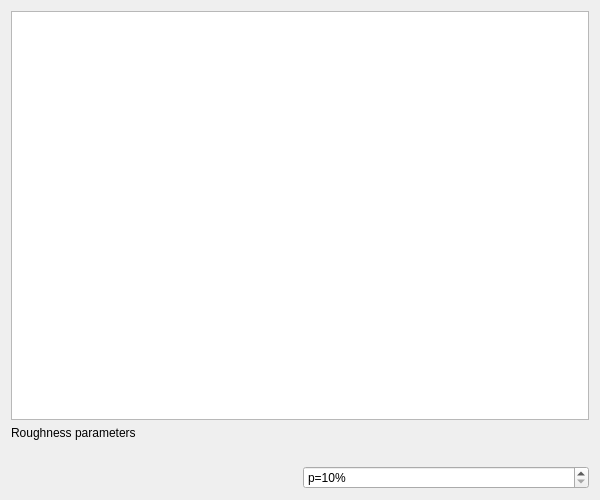
<?xml version="1.0" encoding="UTF-8"?>
<ui version="4.0">
 <class>CrossSectionWindow</class>
 <widget class="QDialog" name="CrossSectionWindow">
  <property name="geometry">
   <rect>
    <x>0</x>
    <y>0</y>
    <width>600</width>
    <height>500</height>
   </rect>
  </property>
  <property name="windowTitle">
   <string>Cross-section</string>
  </property>
  <property name="windowIcon">
   <iconset resource="../ReconstructionResources.qrc">
    <normaloff>:/icons/UI/icons/pencil-ruler.png</normaloff>:/icons/UI/icons/pencil-ruler.png</iconset>
  </property>
  <layout class="QGridLayout" name="gridLayout">
   <item row="2" column="0" colspan="2">
    <widget class="QLabel" name="crosssectionRoughnessParametersLabel">
     <property name="text">
      <string>Roughness parameters</string>
     </property>
    </widget>
   </item>
   <item row="3" column="0">
    <widget class="QLabel" name="crosssectionHeightStatsLabel">
     <property name="text">
      <string/>
     </property>
     <property name="textInteractionFlags">
      <set>Qt::LinksAccessibleByMouse|Qt::TextSelectableByMouse</set>
     </property>
    </widget>
   </item>
   <item row="3" column="1">
    <widget class="QLabel" name="crosssectionStepStatsLabel">
     <property name="text">
      <string/>
     </property>
     <property name="textInteractionFlags">
      <set>Qt::LinksAccessibleByMouse|Qt::TextSelectableByMouse</set>
     </property>
    </widget>
   </item>
   <item row="4" column="1">
    <widget class="QSpinBox" name="crosssectionPSpinBox">
     <property name="suffix">
      <string notr="true">%</string>
     </property>
     <property name="prefix">
      <string notr="true">p=</string>
     </property>
     <property name="minimum">
      <number>10</number>
     </property>
     <property name="maximum">
      <number>90</number>
     </property>
     <property name="singleStep">
      <number>10</number>
     </property>
     <property name="value">
      <number>10</number>
     </property>
    </widget>
   </item>
   <item row="1" column="0" colspan="2">
    <widget class="QGraphicsView" name="crossSectionViewport">
     <property name="minimumSize">
      <size>
       <width>0</width>
       <height>200</height>
      </size>
     </property>
     <property name="verticalScrollBarPolicy">
      <enum>Qt::ScrollBarAlwaysOff</enum>
     </property>
     <property name="horizontalScrollBarPolicy">
      <enum>Qt::ScrollBarAlwaysOff</enum>
     </property>
     <property name="interactive">
      <bool>false</bool>
     </property>
     <property name="renderHints">
      <set>QPainter::Antialiasing|QPainter::HighQualityAntialiasing|QPainter::SmoothPixmapTransform|QPainter::TextAntialiasing</set>
     </property>
    </widget>
   </item>
  </layout>
 </widget>
 <resources>
  <include location="../ReconstructionResources.qrc"/>
 </resources>
 <connections/>
</ui>
